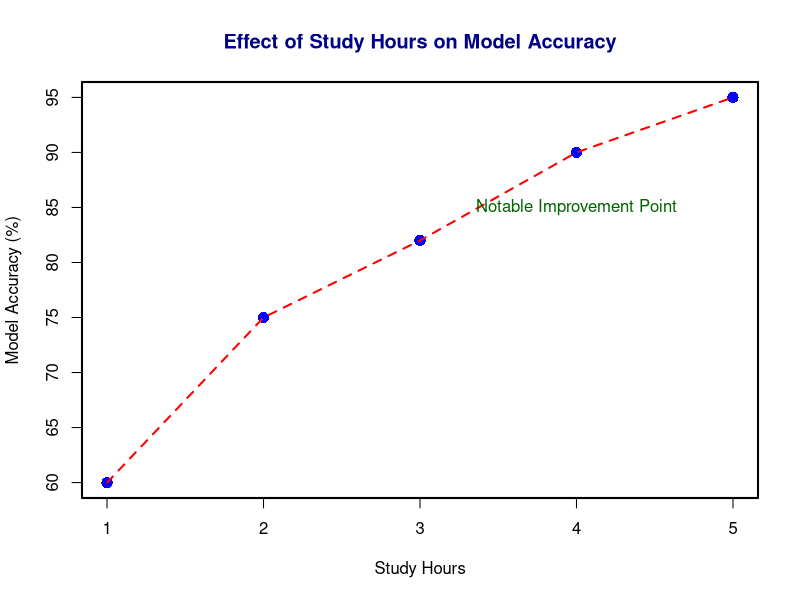

The R script that drew this image:
x <- c(1, 2, 3, 4, 5)
y <- c(60, 75, 82, 90, 95)

plot(x, y, 
     col = "blue", 
     pch = 16, 
     cex = 1.5, 
     xlab = "", ylab = "")

lines(x, y, col = "red", lwd = 2, lty = 2)

title(main = "Effect of Study Hours on Model Accuracy", 
      xlab = "Study Hours", 
      ylab = "Model Accuracy (%)", 
      col.main = "darkblue")

text(x = 4, y = 85, labels = "Notable Improvement Point", col = "darkgreen")

box(col = "black", lwd = 2)
